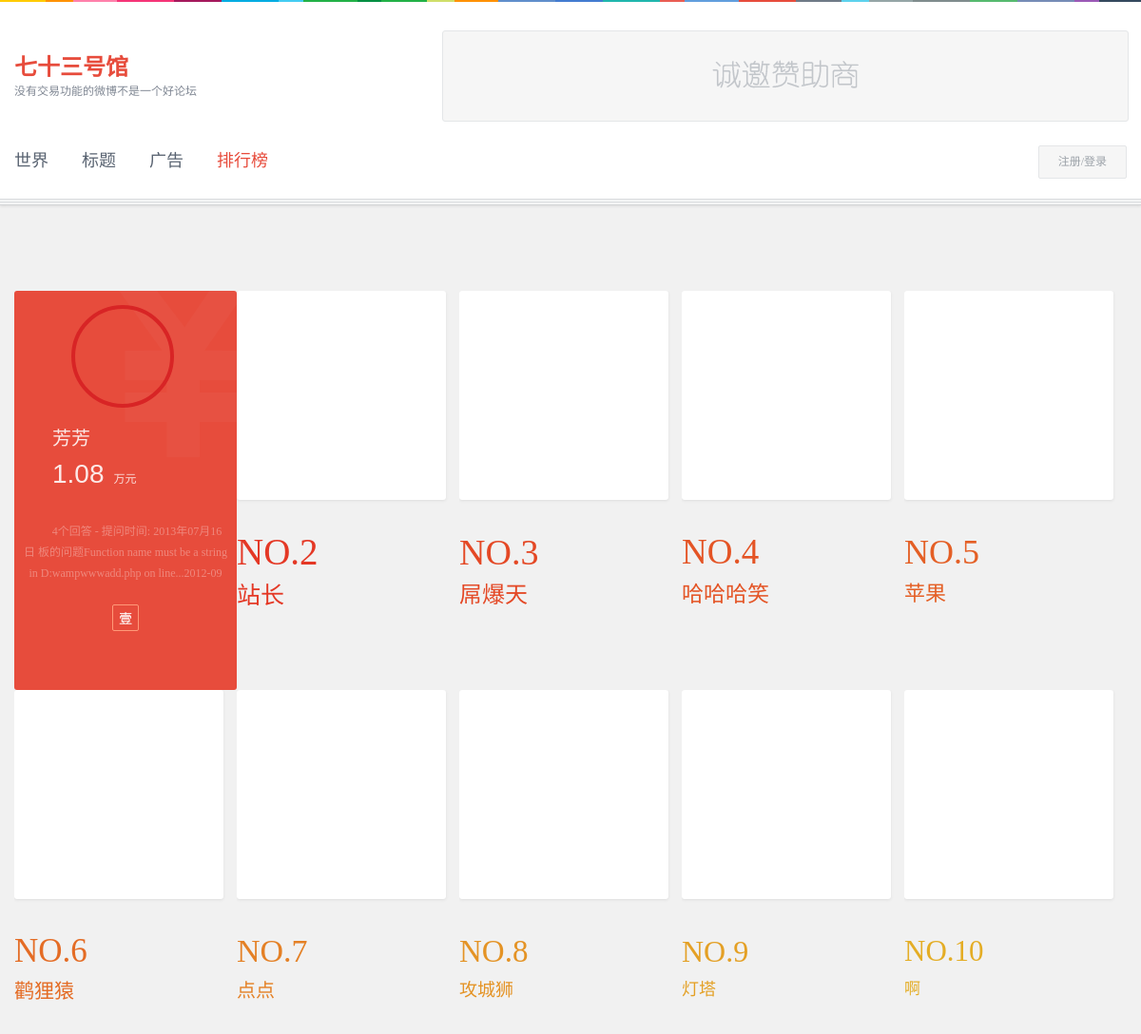
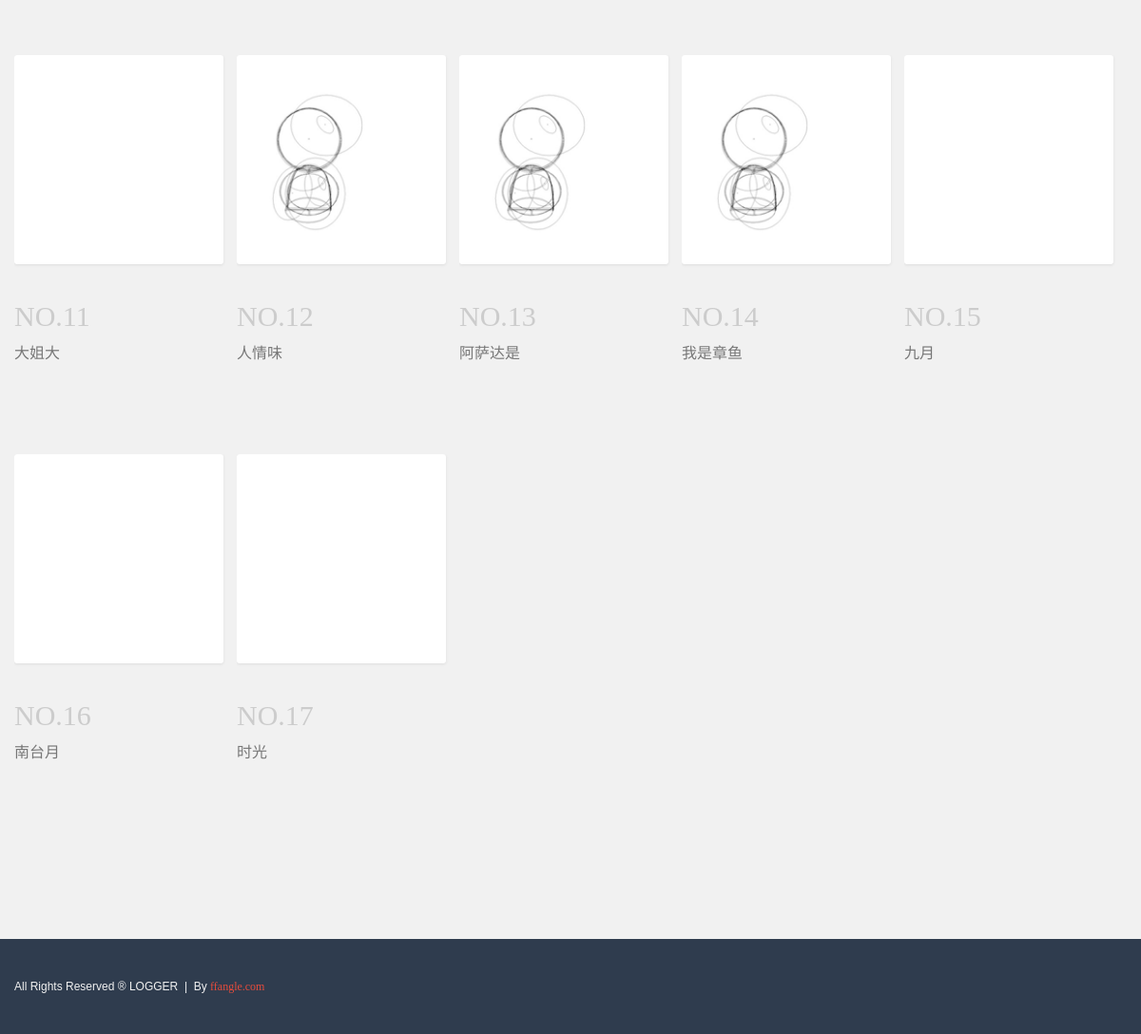
/digg.php, run on the app's committed database (2 pictures, top to bottom).
### tables this page shows
CREATE TABLE `ux73_user` (
  `id` tinyint(1) NOT NULL AUTO_INCREMENT,
  `uid` bigint(30) DEFAULT '0' COMMENT '用户UID',
  `invited` bigint(30) DEFAULT NULL COMMENT '邀请者UID',
  `name` varchar(20) NOT NULL,
  `nick` varchar(10) DEFAULT NULL,
  `pwd` varchar(50) NOT NULL,
  `icon` varchar(100) DEFAULT NULL,
  `lastdate` varchar(20) NOT NULL COMMENT '最近登陆时间',
  `lastact` varchar(20) DEFAULT NULL COMMENT '最新发布时间',
  `plus` int(10) DEFAULT '0' COMMENT '余额',
  `issue` int(10) DEFAULT '0' COMMENT '发布量',
  `comments` int(10) DEFAULT '0' COMMENT '点赞量',
  `newMessage` varchar(20) DEFAULT '0' COMMENT '最近一次进入 自己的留言界面时间',
  `statusDate` varchar(20) DEFAULT NULL,
  `statusSeat` varchar(20) DEFAULT NULL,
  `email` varchar(50) DEFAULT NULL,
  `register_ip` varchar(20) DEFAULT NULL,
  `register_time` int(20) DEFAULT NULL,
  `vip` int(11) DEFAULT NULL,
  `describe` varchar(100) DEFAULT NULL,
  `entrys` int(10) DEFAULT '0' COMMENT '登录次数',
  PRIMARY KEY (`id`)
);

CREATE TABLE `ux73_special` (
  `id` int(11) NOT NULL AUTO_INCREMENT,
  `sid` int(3) NOT NULL DEFAULT '0' COMMENT '详细看表注释',
  `icon` varchar(11) NOT NULL,
  `name` varchar(100) NOT NULL,
  `depict` text NOT NULL COMMENT '描述',
  `number` int(11) NOT NULL COMMENT '持有数量',
  `welfare` int(11) NOT NULL COMMENT '福利',
  `gain` varchar(500) NOT NULL COMMENT '获取条件',
  `purchase` int(20) DEFAULT NULL,
  PRIMARY KEY (`id`)
);

### comm/Main_Advert.php (called while the page is built, shortened)
<?php
class Data_advert extends Config
{
	protected function data_selectAdvert($aid=0){
		$sql = "select * FROM  `".parent::Fn()."ad` WHERE  `id` LIKE  '".$aid."' LIMIT 0 , 1";
		return parent::Ais($sql);
	}
}
class Event_advert extends Data_advert
{
	protected function event_getNowAdvert(){
		return parent::data_selectAdvert(1);
	}
}
class Advert extends Event_advert
{
	public function GAnow(){
		return parent::event_getNowAdvert();
	}
}
$a = new Advert();
?>

### comm/conn.php (called while the page is built, shortened)
<?php
	$dfrom = "ux73_";
	class Config{
		protected function Ais($sql){
			$val = mysql_query($sql);
			return $val ? mysql_fetch_array($val) : false;
		}
		protected  function Fn(){
			global $dfrom;
			return $dfrom;
		}
	}
?>

### comm/Main_User_Badge.php (called while the page is built, shortened)
<?php
class Data_user_badge extends Config
{
	protected function data_selectUserBadge($uid=0){
		$sql = "select  `s`. * FROM  `".parent::Fn()."special` AS  `s` ,  `".parent::Fn()."logs_specialuse` AS  `u` WHERE  `u`.`sid` =  `s`.`sid` AND `u`.`uid` = ".$uid." AND  `u`.`status` =1 ORDER BY  `u`.`time` ASC ;";
		return mysql_query($sql);
	}
}
class Event_user_badge extends Data_user_badge
{
	protected function data_selectBadge($uid=0){
		$uid = $uid ? $uid : parent::Eid();
		$query = parent::data_selectUserBadge($uid);
		$array = array();
		if( !!$query && mysql_num_rows($query) > 0 ){
			while( $row = mysql_fetch_array($query)){
				array_push($array, $row);
			}
		}
		return $array;
	}
}
class Users_badge extends Event_user_badge
{
	public function Gbadge($uid=0){
		return parent::data_selectBadge($uid);
	}
	public function Ibadge($uid=0){
		return count(parent::data_selectBadge($uid));
	}
	public function IPniu($uid=0){
		$uid = $uid ? $uid : parent::Eid();
		$u = new Users();
		$num = $u -> GInum($uid);
		return $num >= 3;
	}
}
$ub = new Users_badge();
?>

### comm/Main_User.php (called while the page is built, shortened)
<?php
class Data_user extends Config
{
	protected function data_selectByUid($uid=0){
		$sql = "select * FROM  `".parent::Fn()."user` WHERE  `uid` LIKE  ".$uid;
		return parent::Ais($sql);
	}
	protected function data_selectDigg($begin=0 ,$page=0, $type='plus'){
		$page = $page ? $page : 30;
		$sql = "select * FROM  `".parent::Fn()."user` ORDER BY  `".$type."` DESC LIMIT ".$begin." , ".$page;
		return mysql_query($sql);
	}
}
class Event_user extends Data_user
{
	protected function event_uis(){
		return isset($_COOKIE["73userid"]);
	}
	protected function event_uid(){
		return $this -> event_uis() ? $_COOKIE[self::CN] : 0;
	}
	protected function event_get($uid=0){
		$uid = $uid ? $uid : $this -> event_uid();
		$info = parent::data_selectByUid($uid);
		return $info;
	}
	protected function event_getVip($uid=0){
		$uid = $uid ? $uid : $this -> event_uid();
		$user = parent::data_selectByUid($uid);
		return $user['vip'];
	}
	protected function event_getPlusDigg($begin=0 ,$page=0){
		$query = parent::data_selectDigg($begin ,$page);
		$array = array();
		if( !!$query && mysql_num_rows($query) > 0 ){
			while( $row = mysql_fetch_array($query)){
				array_push($array, $row);
			}
		}
		return $array;
	}
}
class Users extends Event_user
{
	public function Guid(){
		return parent::event_uid();
	}
	public function Gdigg($begin=0 ,$page=0){
		return parent::event_getPlusDigg($begin ,$page);
	}
	public function Gdepict($uid=0){
		$info = parent::event_get($uid);
		$text = $info['describe'];
		return $text ? $text : "还没有个人介绍";
	}
	public function Ivip($uid=0){
		return parent::event_getVip($uid) > time();
	}
}
?>

### digg.php (the view, shortened to what this page needs)
<?php
	include("./comm/base.php");
	$ect="digg";
	$ub -> Uone();
	$ub -> Utwo();
	$ub -> Uthree();
	include("./comm/head.php");
?>
	<div class="container pagecon">
		<div class="disslist center">
			<div class="are f">
				<?php foreach( $u -> Gdigg() as $key => $Dv ){  ?>
					<?php  if($u -> Ivip($Dv['uid'])){ $ub -> DSUvip($Dv['uid']); } 	 ?>
					<div class="col f">
						<div class="gap">
							<div class="pic f">
								<a href="./list.php?uid=<?php echo $Dv['uid']; ?>" title=""><img src="<?php echo $Dv['icon']; ?>" alt="" width="160" /><i></i><em></em></a></div>
							<div class="name name_no<?php echo $key+1; ?> f"><em>NO.<?php echo $key+1; ?></em> <?php echo $Dv['name']; ?></div>
							<div class="cue">
								<div class="icon f">
									<a href="./list.php?uid=<?php echo $Dv['uid']; ?>" ><img src="<?php echo $Dv['icon']; ?>" alt="" /></a>
								</div>
								<div class="names"><?php echo $Dv['name']; ?></div>
								<div class="price f"><em class="golds" n="<?php echo $Dv['plus']; ?>"></em><i></i></div>
								<div class="depict"><?php echo $u -> Gdepict($Dv['uid']); ?></div>
								<div class="glory" style="padding: 20px 35px 30px;">
									<?php if($ub -> Ibadge($Dv['uid'])){	 ?>
										<?php foreach ($ub -> Gbadge($Dv['uid']) as $k => $Bv) {	 	?>
											<a class="<?php echo $Bv['icon']; ?>" href="javascript:;" title="<?php echo $Bv['name']; ?>"></a>
										<?php }  ?>
									<?php } ?>
								</div>
							</div>
						</div>
					</div>
				<?php }	 ?>
			</div>
		</div>
	</div>
<?php include("./comm/footer.php");	 	?>

### comm/head.php (shortened to what this page needs)
<!doctype html>
<html lang="zh">
	<head>
		<link rel="stylesheet" type="text/css" href="./css/common.css" />
		<link rel="stylesheet" type="text/css" href="./css/ffangle.css" />
	</head>
	<body>
<?php
	if($a -> Grange()){
		$a -> UCad();
	}
	$ad = $a -> GAnow();
?>
		<div class="container">
			<div class="header">
				<div class="center">
					<div class="row">
						<div class="logo f"><a href="./" ><em>七十三号馆</em><i>没有交易功能的微博不是一个好论坛</i></a></div>
						<div class="advert r">
							<?php if($ad['link']){	 ?>
							<a href="<?php echo $ad['link'] ? $ad['link'] : 'javascript:;'; ?>" title="《<?php echo $ad['cue']; ?>》独家赞助" >
								<img src="<?php echo $ad['longimgs']; ?>" />
							</a>
							<?php }else{ ?>
							<a href="javascript:;" title="暂无赞助" ><img src="./imgs/not-ad.png" /></a>
							<?php } ?>
						</div>
					</div>
					<div class="row">
						<?php
						include("./comm/headMenu.php"); ?>
						<?php include("./comm/headMake.php"); ?>
					</div>
				</div>
				<div class="bottomgap"></div>
			</div>

### comm/headMenu.php
<?php
Global $ect;
?>
	<div class="menu f">
		<a <?php if( $ect == "index" ){	 ?>class="act"<?php } ?> href="./index.php" >世界</a>
		<a <?php if( $ect == "title" ){	 ?>class="act"<?php } ?> href="./title.php" >标题</a>
		<a <?php if( $ect == "ad" ){	 ?>class="act"<?php } ?> href="./ad.php" >广告</a>
		<a <?php if( $ect == "digg" ){	 ?>class="act"<?php } ?> href="./digg.php" >排行榜</a>
	</div>

### comm/headMake.php (shortened to what this page needs)
<div class="make r">
	<?php if($u -> Guid()){  ?>
		<div class="operate f" <?php if($ect == 'user'){ ?> style="border-top-color: #e74c3c;" <?php } ?> >
			<div class="icon"><a href="./user.php" ><?php echo $u -> Gname(); ?></a><i></i></div>
			<div class="link">
				<a href="javascript:;" class="price" ><span class="glyphicon glyphicon-fire"></span><em id="headGold" class="golds" n="<?php echo $u -> Gplus(); ?>" ></em></a>
				<a class="fabu <?php if( $ect == "fabu" ){ ?>act<?php } ?>" href="./userAdd.php" ><span class="glyphicon glyphicon-pencil"></span>发布</a>
				<a href="./user.php" ><span class="glyphicon glyphicon-user"></span>个人中心</a>
				<a href="./userExchange.php" ><span class="glyphicon glyphicon-barcode"></span>提现</a>
				<a href="./userMessage.php" ><span class="glyphicon glyphicon-comment"></span>留言板 <i><?php echo $um -> GMnum() ? $um -> GMnum() : ''; ?></i></a>
				<a href="./userTitle.php" ><span class="glyphicon glyphicon-th-list"></span>我的标题</a>
				<a href="./userFollow.php" ><span class="glyphicon glyphicon-ok"></span>关注的用户</a>
				<a href="./userWelfare.php" ><span class="glyphicon glyphicon-th-large"></span>徽章/福利</a>
				<a href="./userEffigy.php" ><span class="glyphicon glyphicon-cog"></span>个人设置</a>
				<a href="?out=1" ><span class="glyphicon glyphicon-off"></span>注销</a>
			</div>
		</div>
	<?php }else{ ?>
		<a class="login f" href="./login.php" >注册/登录</a>
	<?php }  ?>
</div>

### comm/footer.php (shortened to what this page needs)
		<div class="floatside">
		</div>
		<div class="footer">
			<div class="center">
				<div class="info">All Rights Reserved ® LOGGER&nbsp;&nbsp;|&nbsp;&nbsp;By <a href="#" title="">ffangle.com</a></div>
			</div>
		</div>
	</body>
</html>

### data on the page
ux73_user: name "芳芳", uid+describe "4个回答 - 提问时间: 2013年07月16日 板的问题Function name must be a string in D:wampwwwadd.php on line...2012-09"
ux73_user: name "站长"
ux73_user: name "屌爆天"
ux73_user: name "哈哈哈笑"
ux73_user: name "苹果"
ux73_user: name "鹳狸猿"
ux73_user: name "点点"
ux73_user: name "攻城狮"
ux73_user: name "灯塔"
ux73_user: name "啊"
ux73_user: name "大姐大"
ux73_user: icon (placeholder picture), name "人情味"
ux73_user: icon (placeholder picture), name "阿萨达是"
ux73_user: icon (placeholder picture), name "我是章鱼"
ux73_user: name "九月"
ux73_user: name "南台月"
ux73_user: name "时光"
